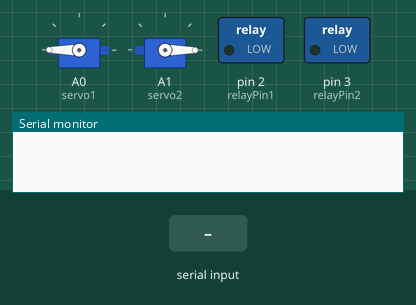
Recording of a sketch running on a simulated Arduino Uno, built with avr-gcc and run on an emulated ATmega328P. Parts: 2 × servo, switched loads named in the sketch (green lamp = pin HIGH), the last lines printed to the serial monitor. The test bench sets the inputs (shaded band).

Above: at 1.2 s.
1.3 s: "1" received over the second serial link
At 3.6 s:
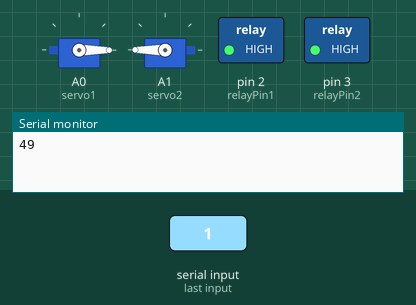
At 11.7 s:
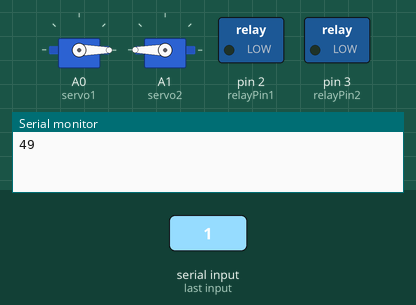
Timing chart, 0 to 22.1 s (numbered marks = the images above; inputs shaded):
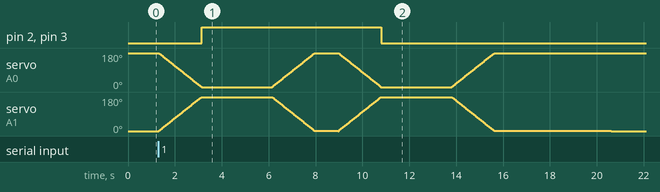

The sketch:

sketch_may20c.ino
```cpp
#include <Servo.h>
#include <SoftwareSerial.h>
SoftwareSerial mySerial(10,11);

Servo servo1;  // 첫 번째 서보 모터 객체
Servo servo2;  // 두 번째 서보 모터 객체

int relayPin1 = 2; // D2 핀을 전자석 모듈 1을 제어하는 데 사용
int relayPin2 = 3; // D3 핀을 전자석 모듈 2를 제어하는 데 사용

void setup() {
  Serial.begin(9600);

  servo1.attach(A0);  // 첫 번째 서보 모터를 A0 핀에 연결
  servo2.attach(A1);  // 두 번째 서보 모터를 A1 핀에 연결

  pinMode(relayPin1, OUTPUT); // D2 핀을 출력 모드로 설정
  pinMode(relayPin2, OUTPUT); // D3 핀을 출력 모드로 설정

  mySerial.begin(9600);
}

void loop() {
  if(mySerial.available()>0) {
    int n=mySerial.read();
    Serial.println(n);

    for(int i=180;i>=0;i--) {
      servo1.write(i);
      servo2.write(180-i);
      delay(10);
    }
    digitalWrite(relayPin1, HIGH);
    digitalWrite(relayPin2, HIGH);
    delay(3000); // 5초 동안 대기

    for(int i=0;i<180;i++) {
      servo1.write(i);
      servo2.write(180-i);
      delay(10);
    }
    delay(1000);

    //리니어 레일 추가하면 왼쪽으로 옮기는 부분

    for(int i=180;i>=0;i--) {
      servo1.write(i);
      servo2.write(180-i);
      delay(10);
    }
    digitalWrite(relayPin1, LOW); // 전자석 모듈 1을 끄기
    digitalWrite(relayPin2, LOW);
    delay(3000); // 5초 동안 대기

    for(int i=0;i<180;i++) {
      servo1.write(i);
      servo2.write(180-i);
      delay(10);
    }
    delay(5000);
    //리니어 레일 추가하면 오른쪽으로 옮기는 부분
  }
  else {
    servo1.write(180);
    servo2.write(0);
  }
}
```
